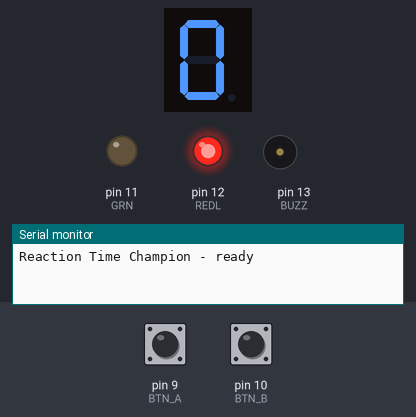
Bench run of a sketch on a simulated Arduino Uno, built with avr-gcc and run on an emulated ATmega328P. Shown: 1-digit seven-segment display, output pins drawn as LEDs (lit = HIGH), buzzer (waves = sounding), the last lines printed to the serial monitor. Wiring (inferred from the names in the program): 1-digit 7-segment display, segments lit when HIGH: segments pin 2, pin 3, pin 4, pin 5, pin 6, pin 7, pin 8. Inputs (shaded band) come from the test bench; at power-on: pin 9 (BTN_A) HIGH, pin 10 (BTN_B) HIGH. Random numbers use the default seed unless the sketch sets one; the segment pins are drawn as the display they are named for; pins used as bus, display or sensor lines are not drawn.

Above: at 1.3 s.
1.4 s: pin 9 (BTN_A) pulled LOW for 0.15 s
At 1.7 s:
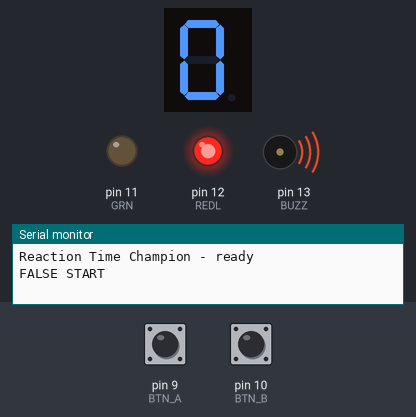
3.5 s: pin 9 (BTN_A) pulled LOW for 3.2 s
At 4.9 s:
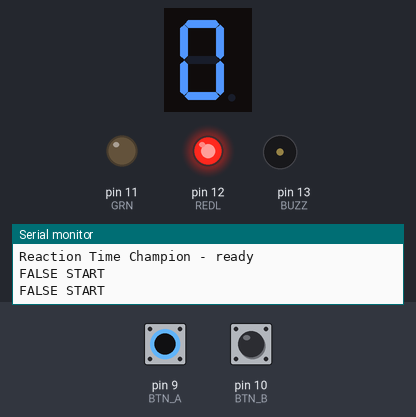
8.2 s: pin 9 (BTN_A) pulled LOW for 1 s
At 8.6 s:
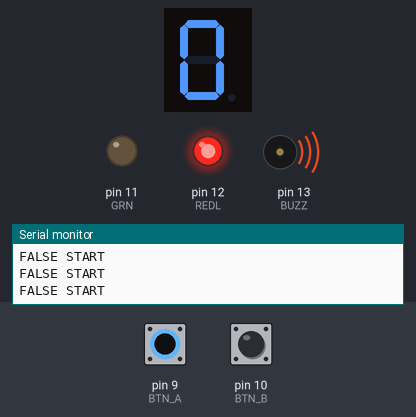
10.7 s: pin 9 (BTN_A) pulsed LOW 2 times (0.12 s each, 0.3 s apart)
At 15.8 s:
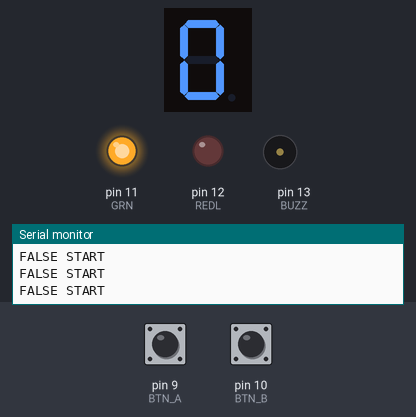
16.3 s: pin 10 (BTN_B) pulled LOW for 0.15 s
At 18.0 s:
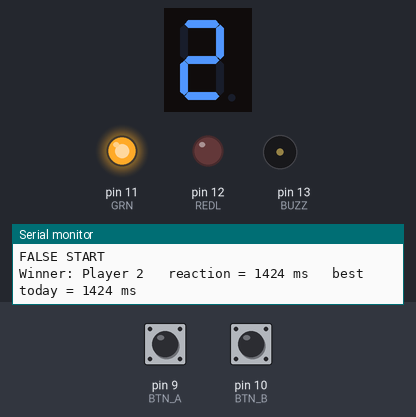
Timing chart, 0 to 19.2 s (numbered marks = the images above; inputs shaded):
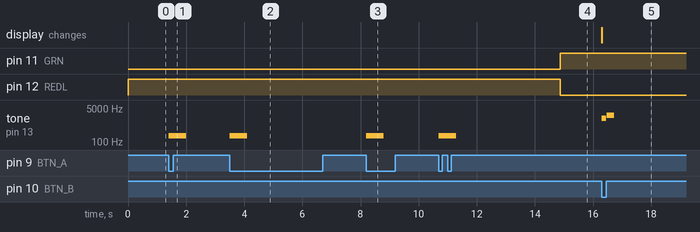

The sketch:

P15_Reaction-Time-Champion.ino
```cpp
/* PROJECT 15 - REACTION TIME CHAMPION  (11.C Group 2)
   RED = wait... after a random 2-6 s the GREEN LED says GO.
   First player to press wins (display shows 1 or 2). Pressing early = FALSE START. */
const int BTN_A = 9, BTN_B = 10;        // player buttons (other leg to GND)
const int GRN = 11, REDL = 12;          // LEDs (each through 220 ohm)
const int BUZZ = 13;                    // PASSIVE buzzer (tone)

int bestMs = 9999;                      // CHALLENGE: best time of the day

// ---------- 7-SEGMENT DISPLAY (pins a,b,c,d,e,f,g) ----------
const int SEG[7] = {2, 3, 4, 5, 6, 7, 8};
const bool SEG_COMMON_ANODE = false;   // true = common pin goes to 5V instead of GND
const byte DIGIT[10][7] = {
  {1,1,1,1,1,1,0}, {0,1,1,0,0,0,0}, {1,1,0,1,1,0,1}, {1,1,1,1,0,0,1},
  {0,1,1,0,0,1,1}, {1,0,1,1,0,1,1}, {1,0,1,1,1,1,1}, {1,1,1,0,0,0,0},
  {1,1,1,1,1,1,1}, {1,1,1,1,0,1,1} };

void show(int n) {                      // show one number 0-9
  n = constrain(n, 0, 9);
  for (int i = 0; i < 7; i++) {
    bool on = DIGIT[n][i];
    digitalWrite(SEG[i], SEG_COMMON_ANODE ? !on : on);
  }
}

bool anyPressed() { return digitalRead(BTN_A) == LOW || digitalRead(BTN_B) == LOW; }

void falseStart() {
  show(0);
  digitalWrite(GRN, LOW); digitalWrite(REDL, HIGH);
  tone(BUZZ, 200, 600);
  Serial.println("FALSE START");
  delay(1500);
}

void setup() {
  Serial.begin(9600);
  for (int i = 0; i < 7; i++) pinMode(SEG[i], OUTPUT);
  pinMode(BTN_A, INPUT_PULLUP); pinMode(BTN_B, INPUT_PULLUP);
  pinMode(GRN, OUTPUT); pinMode(REDL, OUTPUT); pinMode(BUZZ, OUTPUT);
  randomSeed(analogRead(A0));           // A0 left EMPTY on purpose
  Serial.println("Reaction Time Champion - ready");
}

void loop() {
  show(0);
  digitalWrite(REDL, HIGH); digitalWrite(GRN, LOW);

  while (anyPressed()) { }              // wait until both buttons are released
  delay(500);

  unsigned long wait = random(2000, 6000);
  unsigned long t0 = millis();
  while (millis() - t0 < wait) {
    if (anyPressed()) { falseStart(); return; }
  }

  digitalWrite(REDL, LOW); digitalWrite(GRN, HIGH);      // GO!
  unsigned long start = millis();

  int winner = 0;
  while (winner == 0) {
    byte a = digitalRead(BTN_A), b = digitalRead(BTN_B); // read both together
    if (a == LOW && b == LOW) winner = (random(2) == 0) ? 1 : 2;   // exact tie: fair coin
    else if (a == LOW) winner = 1;
    else if (b == LOW) winner = 2;
    if (millis() - start > 5000) { Serial.println("Nobody pressed"); return; }
  }
  unsigned long rt = millis() - start;
  if ((int)rt < bestMs) bestMs = rt;

  show(winner);
  tone(BUZZ, 1500, 150); delay(180); tone(BUZZ, 2200, 250);

  Serial.print("Winner: Player "); Serial.print(winner);
  Serial.print("   reaction = "); Serial.print(rt);
  Serial.print(" ms   best today = "); Serial.print(bestMs); Serial.println(" ms");
  delay(3000);
}
```

Measured:
- after the input at 1.4 s, tone on pin 13 (BUZZ): silent → 200 Hz at once, → silent 0.60 s later
- after the input at 3.5 s, tone on pin 13 (BUZZ): silent → 200 Hz at once, → silent 0.60 s later
- after the input at 8.2 s, tone on pin 13 (BUZZ): silent → 200 Hz at once, → silent 0.60 s later
- after the input at 10.7 s, tone on pin 13 (BUZZ): silent → 200 Hz at once, → silent 0.60 s later
- after the input at 16.3 s, tone on pin 13 (BUZZ): silent → 1500 Hz at once, → silent 0.15 s later, → 2200 Hz 0.03 s later, → silent 0.25 s later; the display: changes at once (image 5)
